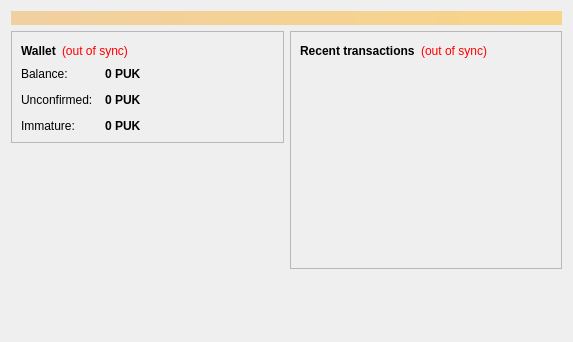
<?xml version="1.0" encoding="UTF-8"?>
<ui version="4.0">
 <class>OverviewPage</class>
 <widget class="QWidget" name="OverviewPage">
  <property name="geometry">
   <rect>
    <x>0</x>
    <y>0</y>
    <width>573</width>
    <height>342</height>
   </rect>
  </property>
  <property name="windowTitle">
   <string>Form</string>
  </property>
  <layout class="QVBoxLayout" name="topLayout">
   <item>
    <widget class="QLabel" name="labelAlerts">
     <property name="visible">
      <bool>false</bool>
     </property>
     <property name="styleSheet">
      <string notr="true">background-color: qlineargradient(x1: 0, y1: 0, x2: 1, y2: 0, stop:0 #F0D0A0, stop:1 #F8D488); color:#000000;</string>
     </property>
     <property name="wordWrap">
      <bool>true</bool>
     </property>
     <property name="margin">
      <number>3</number>
     </property>
    </widget>
   </item>
   <item>
    <layout class="QHBoxLayout" name="horizontalLayout" stretch="1,1">
     <item>
      <layout class="QVBoxLayout" name="verticalLayout_2">
       <item>
        <widget class="QFrame" name="frame">
         <property name="frameShape">
          <enum>QFrame::StyledPanel</enum>
         </property>
         <property name="frameShadow">
          <enum>QFrame::Raised</enum>
         </property>
         <layout class="QVBoxLayout" name="verticalLayout_4">
          <item>
           <layout class="QHBoxLayout" name="horizontalLayout_4">
            <item>
             <widget class="QLabel" name="label_5">
              <property name="font">
               <font>
                <weight>75</weight>
                <bold>true</bold>
               </font>
              </property>
              <property name="text">
               <string>Wallet</string>
              </property>
             </widget>
            </item>
            <item>
             <widget class="QLabel" name="labelWalletStatus">
              <property name="toolTip">
               <string>The displayed information may be out of date. Your wallet automatically synchronizes with the Bitcoin network after a connection is established, but this process has not completed yet.</string>
              </property>
              <property name="styleSheet">
               <string notr="true">QLabel { color: red; }</string>
              </property>
              <property name="text">
               <string notr="true">(out of sync)</string>
              </property>
              <property name="alignment">
               <set>Qt::AlignLeading|Qt::AlignLeft|Qt::AlignVCenter</set>
              </property>
             </widget>
            </item>
            <item>
             <spacer name="horizontalSpacer_2">
              <property name="orientation">
               <enum>Qt::Horizontal</enum>
              </property>
              <property name="sizeHint" stdset="0">
               <size>
                <width>40</width>
                <height>20</height>
               </size>
              </property>
             </spacer>
            </item>
           </layout>
          </item>
          <item>
           <layout class="QFormLayout" name="formLayout_2">
            <property name="fieldGrowthPolicy">
             <enum>QFormLayout::AllNonFixedFieldsGrow</enum>
            </property>
            <property name="horizontalSpacing">
             <number>12</number>
            </property>
            <property name="verticalSpacing">
             <number>12</number>
            </property>
            <item row="0" column="0">
             <widget class="QLabel" name="label">
              <property name="text">
               <string>Balance:</string>
              </property>
             </widget>
            </item>
            <item row="0" column="1">
             <widget class="QLabel" name="labelBalance">
              <property name="font">
               <font>
                <weight>75</weight>
                <bold>true</bold>
               </font>
              </property>
              <property name="cursor">
               <cursorShape>IBeamCursor</cursorShape>
              </property>
              <property name="toolTip">
               <string>Your current balance</string>
              </property>
              <property name="text">
               <string notr="true">0 PUK</string>
              </property>
              <property name="textInteractionFlags">
               <set>Qt::LinksAccessibleByMouse|Qt::TextSelectableByKeyboard|Qt::TextSelectableByMouse</set>
              </property>
             </widget>
            </item>
            <item row="1" column="0">
             <widget class="QLabel" name="label_3">
              <property name="text">
               <string>Unconfirmed:</string>
              </property>
             </widget>
            </item>
            <item row="1" column="1">
             <widget class="QLabel" name="labelUnconfirmed">
              <property name="font">
               <font>
                <weight>75</weight>
                <bold>true</bold>
               </font>
              </property>
              <property name="cursor">
               <cursorShape>IBeamCursor</cursorShape>
              </property>
              <property name="toolTip">
               <string>Total of transactions that have yet to be confirmed, and do not yet count toward the current balance</string>
              </property>
              <property name="text">
               <string notr="true">0 PUK</string>
              </property>
              <property name="textInteractionFlags">
               <set>Qt::LinksAccessibleByMouse|Qt::TextSelectableByKeyboard|Qt::TextSelectableByMouse</set>
              </property>
             </widget>
            </item>
            <item row="2" column="0">
             <widget class="QLabel" name="labelImmatureText">
              <property name="text">
               <string>Immature:</string>
              </property>
             </widget>
            </item>
            <item row="2" column="1">
             <widget class="QLabel" name="labelImmature">
              <property name="font">
               <font>
                <weight>75</weight>
                <bold>true</bold>
               </font>
              </property>
              <property name="toolTip">
               <string>Mined balance that has not yet matured</string>
              </property>
              <property name="text">
               <string notr="true">0 PUK</string>
              </property>
              <property name="textInteractionFlags">
               <set>Qt::LinksAccessibleByMouse|Qt::TextSelectableByKeyboard|Qt::TextSelectableByMouse</set>
              </property>
             </widget>
            </item>
           </layout>
          </item>
         </layout>
        </widget>
       </item>
       <item>
        <spacer name="verticalSpacer">
         <property name="orientation">
          <enum>Qt::Vertical</enum>
         </property>
         <property name="sizeHint" stdset="0">
          <size>
           <width>20</width>
           <height>40</height>
          </size>
         </property>
        </spacer>
       </item>
      </layout>
     </item>
     <item>
      <layout class="QVBoxLayout" name="verticalLayout_3">
       <item>
        <widget class="QFrame" name="frame_2">
         <property name="frameShape">
          <enum>QFrame::StyledPanel</enum>
         </property>
         <property name="frameShadow">
          <enum>QFrame::Raised</enum>
         </property>
         <layout class="QVBoxLayout" name="verticalLayout">
          <item>
           <layout class="QHBoxLayout" name="horizontalLayout_2">
            <item>
             <widget class="QLabel" name="label_4">
              <property name="text">
               <string>&lt;b&gt;Recent transactions&lt;/b&gt;</string>
              </property>
             </widget>
            </item>
            <item>
             <widget class="QLabel" name="labelTransactionsStatus">
              <property name="toolTip">
               <string>The displayed information may be out of date. Your wallet automatically synchronizes with the Bitcoin network after a connection is established, but this process has not completed yet.</string>
              </property>
              <property name="styleSheet">
               <string notr="true">QLabel { color: red; }</string>
              </property>
              <property name="text">
               <string notr="true">(out of sync)</string>
              </property>
              <property name="alignment">
               <set>Qt::AlignRight|Qt::AlignTrailing|Qt::AlignVCenter</set>
              </property>
             </widget>
            </item>
            <item>
             <spacer name="horizontalSpacer">
              <property name="orientation">
               <enum>Qt::Horizontal</enum>
              </property>
              <property name="sizeHint" stdset="0">
               <size>
                <width>40</width>
                <height>20</height>
               </size>
              </property>
             </spacer>
            </item>
           </layout>
          </item>
          <item>
           <widget class="QListView" name="listTransactions">
            <property name="styleSheet">
             <string notr="true">QListView { background: transparent; }</string>
            </property>
            <property name="frameShape">
             <enum>QFrame::NoFrame</enum>
            </property>
            <property name="verticalScrollBarPolicy">
             <enum>Qt::ScrollBarAlwaysOff</enum>
            </property>
            <property name="horizontalScrollBarPolicy">
             <enum>Qt::ScrollBarAlwaysOff</enum>
            </property>
            <property name="selectionMode">
             <enum>QAbstractItemView::NoSelection</enum>
            </property>
           </widget>
          </item>
         </layout>
        </widget>
       </item>
       <item>
        <spacer name="verticalSpacer_2">
         <property name="orientation">
          <enum>Qt::Vertical</enum>
         </property>
         <property name="sizeHint" stdset="0">
          <size>
           <width>20</width>
           <height>40</height>
          </size>
         </property>
        </spacer>
       </item>
      </layout>
     </item>
    </layout>
   </item>
  </layout>
 </widget>
 <resources/>
 <connections/>
</ui>
